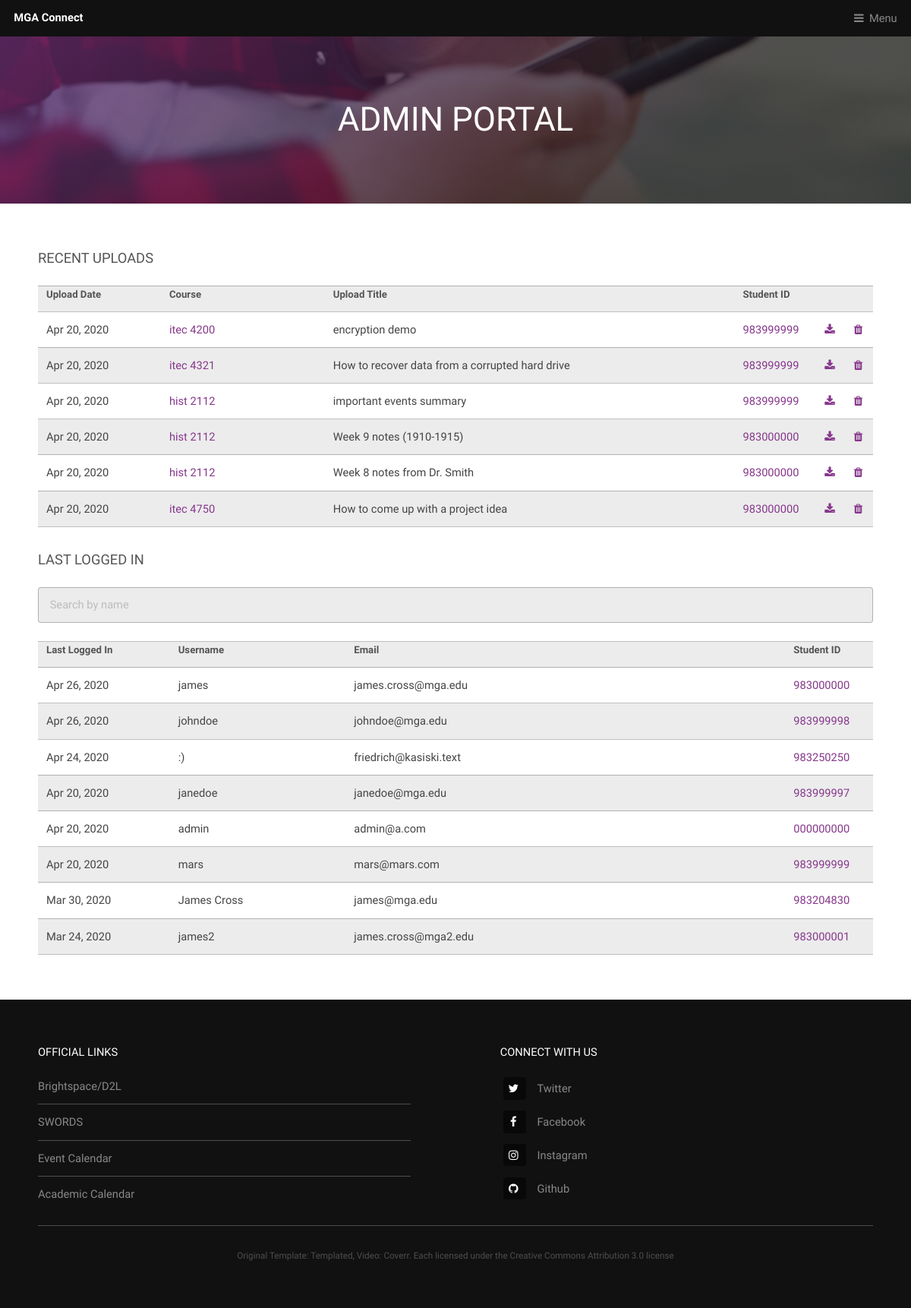
/admin_portal (signed in), run on an earlier commit of the app's database.
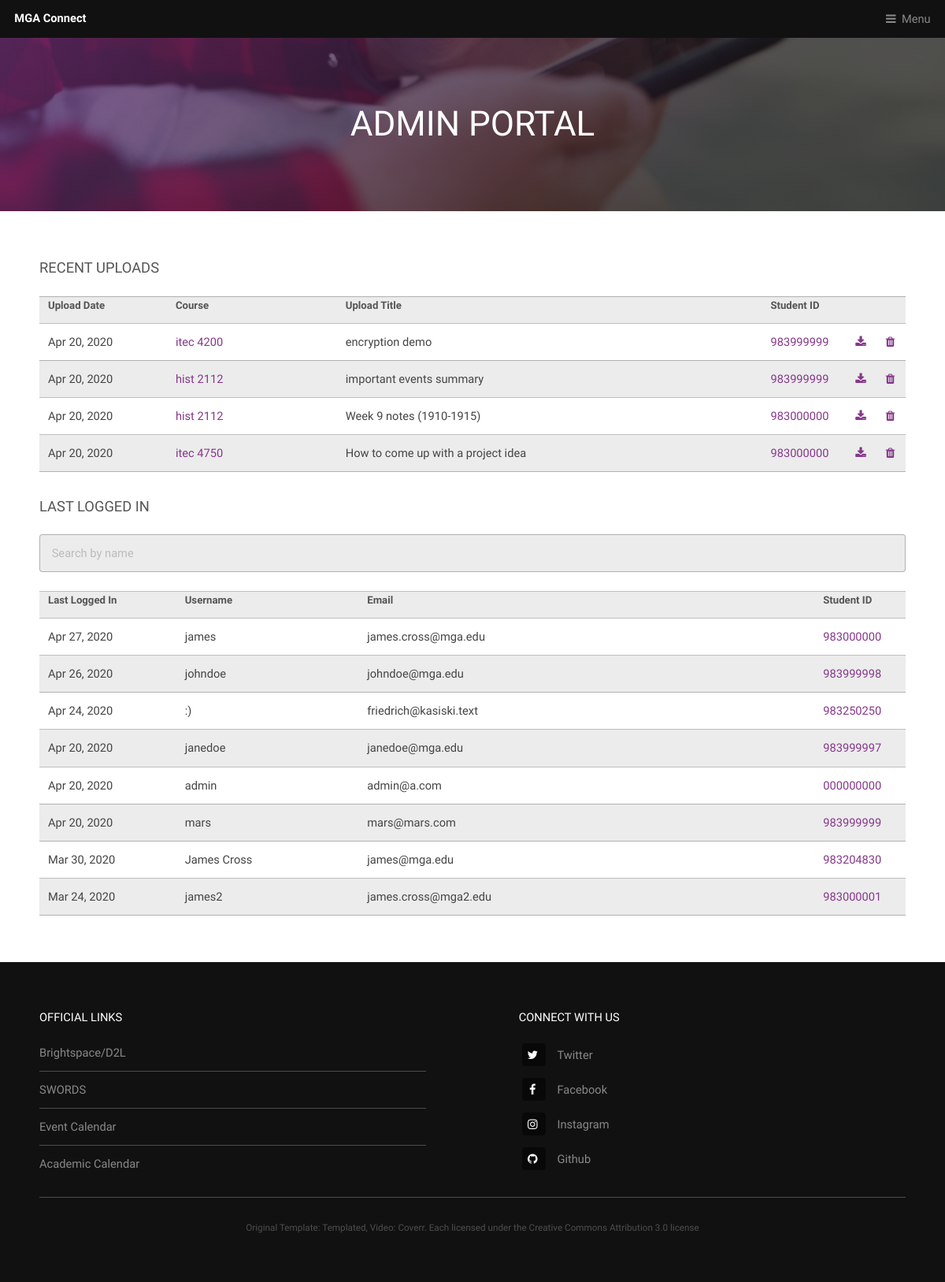
And on a later commit of the database.
### app/models.py (models this page shows, shortened)
class Notes(db.Model):
    __tablename__ = 'notes'
    id = db.Column(db.Integer, primary_key=True)
    program =db.Column(db.Integer(), db.ForeignKey('class_list.program', ondelete='CASCADE'))
    course_id = db.Column(db.Integer(), db.ForeignKey('class_list.course_id', ondelete='CASCADE'))
    title = db.Column(db.String(100), nullable=False)
    date_posted = db.Column(db.DateTime, nullable=False, default=datetime.utcnow)
    content = db.Column(db.Text, nullable=True)
    notes_file = db.Column(db.String(20), nullable=False)
    original_filename = db.Column(db.String(100), nullable=False)
    user_id = db.Column(db.String(9), db.ForeignKey('user.stu_id', ondelete='CASCADE'), nullable=False)

class User(db.Model, UserMixin):
    id = db.Column(db.Integer, primary_key=True)
    username = db.Column(db.String(20), unique=True, nullable=False)
    stu_id = db.Column(db.String(9), unique=True, nullable=False)
    email = db.Column(db.String(60), unique=True, nullable=False)
    image_file = db.Column(db.String(20), nullable=False, default='default.jpg')
    about_me = db.Column(db.String(250))
    last_seen = db.Column(db.DateTime, default=datetime.today())
    password = db.Column(db.String(30), nullable=False)
    posts = db.relationship('Post', backref='author', lazy=True)
    roles = db.relationship('Role', secondary='user_roles', backref=db.backref('users', lazy='dynamic'))
    def has_role(self, name):
        for role in self.roles:
            if role.name == name:
                return True
            return False

### app/routes.py (the view)
@roles_required('admin')
def admin_portal():
    users = User.query.order_by(User.last_seen.desc()).limit(20).all()
    notes = Notes.query.order_by(Notes.date_posted.desc()).limit(10).all()
    return render_template('admin_portal.html', title='Admin Portal', users=users, notes=notes)

### app/routes.py (called while the page is built)
@app.before_request
def before_request():
    if current_user.is_authenticated:
        current_user.last_seen = datetime.utcnow()
        db.session.commit()

### app/templates/admin_portal.html (shortened to what this page needs)
<div id="heading" >
    <h1>Admin Portal</h1>
</div>
{% extends "template.html" %}
{% block content %}
    <section id="main" class="wrapper">
        <div class="inner">
        <h3>Recent Uploads</h3>
        <table>
        <col width="150"><col width="200"><col width="500"><col width="100"><col width="15"><col width="15">
            <tr>
                <th>Upload Date</th>
                <th>Course</th>
                <th>Upload Title</th>
                <th>Student ID</th>
                <th> </th>
                <th> </th>
            </tr>
            {% for note in notes %}
                <tr>
                    <td>{{ note.date_posted.strftime('%b %d, %Y') }}</td>
                    <td><a href="{{ url_for('course', program=note.program, course_id=note.course_id) }}">
                        {{ note.program }} {{ note.course_id }}</a></td>
                    <td>{{ note.title }}</td>
                    <td><a href="{{ url_for('account', stu_id=note.user_id) }}">{{ note.user_id }}</a></td>
                    <td><a href="{{ url_for('download_file', filename=note.notes_file) }}" class="icon fa-download"></a></td>
                    {% if current_user.has_role('admin') %}
                        <td><a href="{{ url_for('delete_note', note_id=note.id) }}" class="icon fa-trash"></a></td>
                    {% else %}
                        <td> </td>
                    {% endif %}
                </tr>
            {% endfor %}
        </table>
        <h3>Last Logged In</h3>
        <input type="text" id="myInput" onkeyup="mySearchFunction(2)" placeholder="Search by name">
            <br>
        <table id="myTable">
        <col width="150"><col width="200"><col width="500"><col width="100">
            <tr>
                <th>Last Logged In</th>
                <th>Username</th>
                <th>Email</th>
                <th>Student ID</th>
            </tr>
            {% for user in users %}
                <tr>
                    <td>{{ user.last_seen.strftime('%b %d, %Y') }}</td>
                    <td>{{ user.username }}</td>
                    <td>{{ user.email }}</td>
                    <td><a href="{{ url_for('account', stu_id=user.stu_id) }}">{{ user.stu_id }}</a></td>
                </tr>
            {% endfor %}
        </table>
        </div>
    </section>
{% endblock %}

### app/templates/template.html (shortened to what this page needs)
<!DOCTYPE HTML>
<html prefix="og: http://ogp.me/ns#">
	<head>
		<link rel="stylesheet" href="{{ url_for('static', filename='assets/css/main.css') }}" />
	</head>
	<body class="is-preload">
        <header id="header">
            <a class="logo" href="{{ url_for('home') }}">MGA Connect</a>
            <nav>
                <a href="#menu">Menu</a>
            </nav>
        </header>
        {% block content %}{% endblock %}
        <footer id="footer">
            <div class="inner">
                <div class="content">
                    <section>
                        <h4>Official Links</h4>
                        <ul class="alt">
                            <li><a target="#" href="https://www.mga.edu/d2l/index.php">Brightspace/D2L</a></li>
                            <li><a target="#" href="https://www.mga.edu/technology/services/banner.php">SWORDS</a></li>
                            <li><a target="#" href="https://go.activecalendar.com/mga/">Event Calendar</a></li>
                            <li><a target="#" href="https://www.mga.edu/academics/calendars/index.php">Academic Calendar</a></li>
                        </ul>
                    </section>
                    <section>
                        <h4>Connect with us</h4>
                        <ul class="plain">
                            <li><a target="#" href="https://twitter.com/MGAstateU"><i class="icon fa-twitter">&nbsp;</i>Twitter</a></li>
                            <li><a target="#" href="https://www.facebook.com/MiddleGeorgiaStateUniversity2"><i class="icon fa-facebook">&nbsp;</i>Facebook</a></li>
                            <li><a target="#" href="https://www.instagram.com/mgastateu/"><i class="icon fa-instagram">&nbsp;</i>Instagram</a></li>
                            <li><a target="#" href="https://github.com/ottter/capstone"><i class="icon fa-github">&nbsp;</i>Github</a></li>
                        </ul>
                    </section>
                </div>
                <div class="copyright">
                    Original Template: <a href="https://templated.co/">Templated</a>, Video: <a href="https://coverr.co">Coverr</a>.
                    Each licensed under the Creative Commons Attribution 3.0 license
                </div>
            </div>
        </footer>
    </body>
</html>

What changed in the data, as far as the page shows it:
removed Notes: date_posted "Apr 20, 2020", program "itec", course_id "4321", title "How to recover data from a corrupted hard drive", user_id "983999999"
removed Notes: date_posted "Apr 20, 2020", program "hist", course_id "2112", title "Week 8 notes from Dr. Smith", user_id "983000000"
changed User "james": last_seen "Apr 26, 2020" → "Apr 27, 2020"
